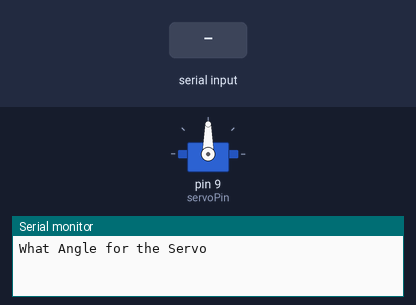
Recording of a sketch running on a simulated Arduino Uno, built with avr-gcc and run on an emulated ATmega328P. Parts: servo, the last lines printed to the serial monitor. The inputs (shaded band) are chosen by the test bench.

Above: at 1.2 s.
1.3 s: "30,150\n" received over Serial
At 3.5 s:
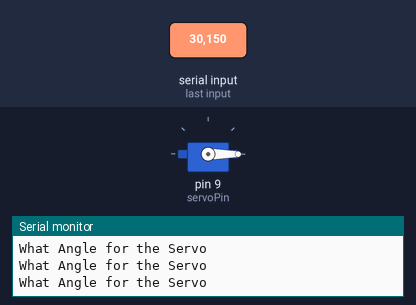
3.8 s: "90,45\n" received over Serial
At 4.6 s:
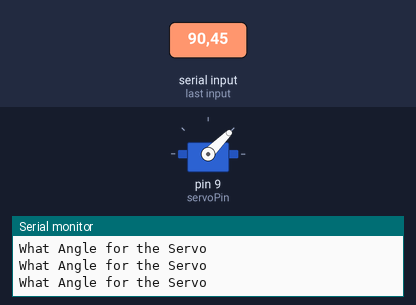
6.3 s: "200\n" received over Serial
At 7.1 s:
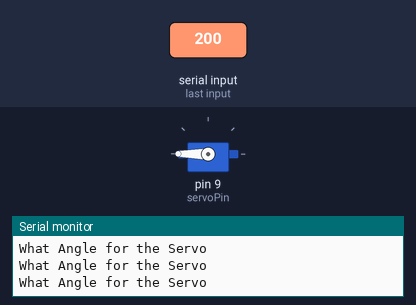
Timing chart, 0 to 9.3 s (numbered marks = the images above; inputs shaded):
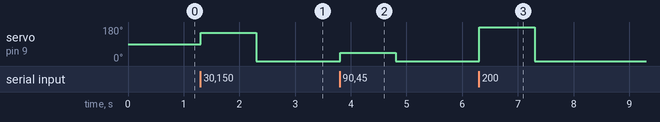

Measured:
- after the input at 1.3 s, servo on pin 9 (servoPin): 90° → 150° at once, → 0° 1.0 s later
- after the input at 3.8 s, servo on pin 9 (servoPin): 0° → 45° at once, → 0° 1.0 s later
- after the input at 6.3 s, servo on pin 9 (servoPin): 0° → 180° at once, → 0° 1.0 s later

The sketch:

Servo.ino
```cpp
#include<Servo.h>
int servoPin = 9;
int dt = 500;
int servoPosition = 180;
Servo myServo;

void setup() {
  // put your setup code here, to run once:
  Serial.begin(9600);
  myServo.attach(servoPin);
}

void loop() {
  // put your main code here, to run repeatedly:
  Serial.println("What Angle for the Servo ");
  while(Serial.available() == 0)
  {

  }
  servoPosition = Serial.parseInt();
  myServo.write(servoPosition);
}
```
